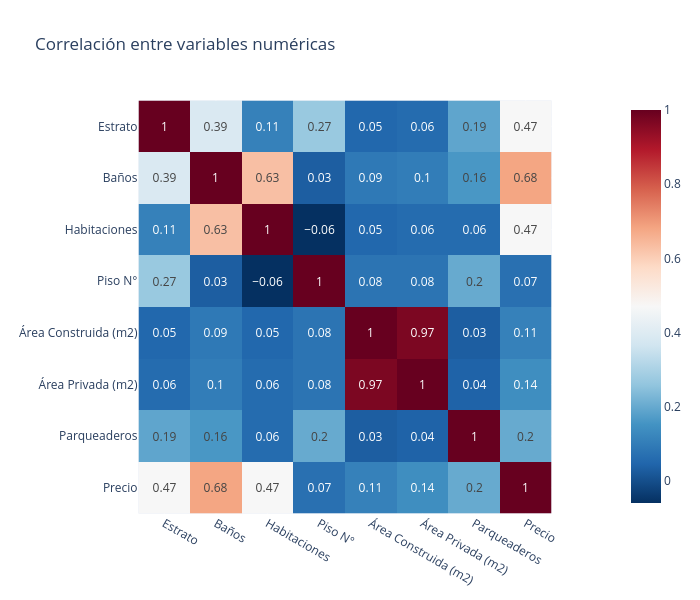

This figure's notebook cell:
### Code cell
cols_numericas = ["Estrato", "Baños", "Habitaciones", "Piso N°", 
                  "Área Construida (m2)", "Área Privada (m2)", 
                  "Parqueaderos", "Precio"]

corr = df_filtrado[cols_numericas].corr().round(2)

fig = px.imshow(corr, 
                text_auto=True, 
                color_continuous_scale="RdBu_r",
                title="Correlación entre variables numéricas",
                width=700, height=600)
fig.show()

### Figure 1 — Plotly figure (JSON) as saved in the notebook; plotly's stock layout.template omitted (floating-point values rounded to 4 significant figures)
{"data": [{"coloraxis": "coloraxis", "hovertemplate": "x: %{x}<br>y: %{y}<br>color: %{z}<extra></extra>", "name": "0", "texttemplate": "%{z}", "type": "heatmap", "x": ["Estrato", "Baños", "Habitaciones", "Piso N°", "Área Construida (m2)", "Área Privada (m2)", "Parqueaderos", "Precio"], "xaxis": "x", "y": ["Estrato", "Baños", "Habitaciones", "Piso N°", "Área Construida (m2)", "Área Privada (m2)", "Parqueaderos", "Precio"], "yaxis": "y", "z": [[1.0, 0.39, 0.11, 0.27, 0.05, 0.06, 0.19, 0.47], [0.39, 1.0, 0.63, 0.03, 0.09, 0.1, 0.16, 0.68], [0.11, 0.63, 1.0, -0.06, 0.05, 0.06, 0.06, 0.47], [0.27, 0.03, -0.06, 1.0, 0.08, 0.08, 0.2, 0.07], [0.05, 0.09, 0.05, 0.08, 1.0, 0.97, 0.03, 0.11], [0.06, 0.1, 0.06, 0.08, 0.97, 1.0, 0.04, 0.14], [0.19, 0.16, 0.06, 0.2, 0.03, 0.04, 1.0, 0.2], [0.47, 0.68, 0.47, 0.07, 0.11, 0.14, 0.2, 1.0]]}], "layout": {"coloraxis": {"colorscale": [[0, "rgb(5,48,97)"], [0.1, "rgb(33,102,172)"], [0.2, "rgb(67,147,195)"], [0.3, "rgb(146,197,222)"], [0.4, "rgb(209,229,240)"], [0.5, "rgb(247,247,247)"], [0.6, "rgb(253,219,199)"], [0.7, "rgb(244,165,130)"], [0.8, "rgb(214,96,77)"], [0.9, "rgb(178,24,43)"], [1, "rgb(103,0,31)"]]}, "height": 600, "title": {"text": "Correlación entre variables numéricas"}, "width": 700, "xaxis": {"anchor": "y", "constrain": "domain", "domain": [0, 1], "scaleanchor": "y"}, "yaxis": {"anchor": "x", "autorange": "reversed", "constrain": "domain", "domain": [0, 1]}}}
